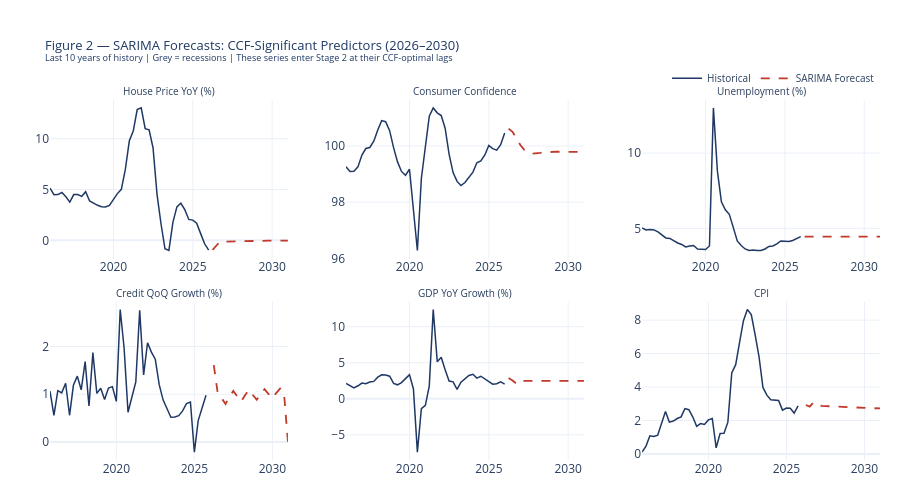

Here is the notebook cell this chart was saved with:
### Markdown cell above
## **5: Forecast Summary & Validation**
___
Sanity checks and a summary plot of the six significant predictors from the
CCF analysis. These are the series that enter the Stage 2 PD regression at
their optimal lags — validating their forecast behaviour is a prerequisite
before running the modelling notebook.

**Key things to check:**
- Forecasts are economically plausible (no explosive paths)
- No flat lines at the last observed value (would indicate SARIMA(0,1,0)
  random walk — acceptable but noted)
- No NaN values in the significant regressor columns

### Code cell
# ── Significant predictors forecast plot ──────────────────────────────────────
SIG_VARS = {
    'us_house_price_yoy':     'House Price YoY (%)',
    'us_consumer_confidence': 'Consumer Confidence',
    'us_unemployment':        'Unemployment (%)',
    'us_credit_qoq_growth':   'Credit QoQ Growth (%)',
    'us_gdp_yoy_growth':      'GDP YoY Growth (%)',
    'us_cpi':                 'CPI',
}

fig = make_subplots(
    rows=2, cols=3,
    subplot_titles=list(SIG_VARS.values()),
    vertical_spacing=0.12, horizontal_spacing=0.07
)

for i, (var, label) in enumerate(SIG_VARS.items()):
    r, c = i // 3 + 1, i % 3 + 1

    hist_series = df_hist[var].dropna()
    fc_series   = forecast_raw[var] if var in forecast_raw.columns else None

    # Last 10 years of history
    cutoff = hist_series.index[-1] - pd.DateOffset(years=10)
    hist_plot = hist_series[hist_series.index >= cutoff]

    for s, e, lbl in RECESSIONS_US:
        if pd.Timestamp(s) >= cutoff:
            fig.add_vrect(x0=s, x1=e, fillcolor='lightgrey', opacity=0.3,
                          layer='below', line_width=0, row=r, col=c)

    fig.add_trace(go.Scatter(
        x=hist_plot.index, y=hist_plot.values,
        mode='lines', line=dict(color=NAVY, width=1.5),
        showlegend=(i == 0), name='Historical'), row=r, col=c)

    if fc_series is not None:
        fig.add_trace(go.Scatter(
            x=fc_series.index, y=fc_series.values,
            mode='lines', line=dict(color=RED, width=1.8, dash='dash'),
            showlegend=(i == 0), name='SARIMA Forecast'), row=r, col=c)

fig.update_layout(
    title=dict(
        text='Figure 2 — SARIMA Forecasts: CCF-Significant Predictors (2026–2030)<br>'
             '<sup>Last 10 years of history | Grey = recessions | '
             'These series enter Stage 2 at their CCF-optimal lags</sup>',
        font=dict(size=13, color=NAVY)),
    template=TEMPLATE, height=500,
    legend=dict(orientation='h', yanchor='bottom', y=1.02,
                xanchor='right', x=1, font=dict(size=10)),
    margin=dict(t=100, b=40, l=50, r=20))
fig.update_annotations(font_size=10)
fig.show()

# ── Summary table ─────────────────────────────────────────────────────────────
print('\nForecast Summary — Significant Predictors:')
print(f'  {"Variable":<35s} {"Hist last":>10s} {"FC mean":>10s} '
      f'{"FC min":>10s} {"FC max":>10s} {"Flat?":>6s}')
print(f'  {"-"*80}')
for var in SIG_VARS:
    if var not in forecast_raw.columns:
        continue
    hist_last = df_hist[var].dropna().iloc[-1]
    fc        = forecast_raw[var].dropna()
    flat      = '⚠ yes' if fc.std() < 0.001 else 'no'
    print(f'  {var:<35s} {hist_last:>10.3f} {fc.mean():>10.3f} '
          f'{fc.min():>10.3f} {fc.max():>10.3f} {flat:>6s}')

print(f'  Output : {OUT_REGRESSORS}')
